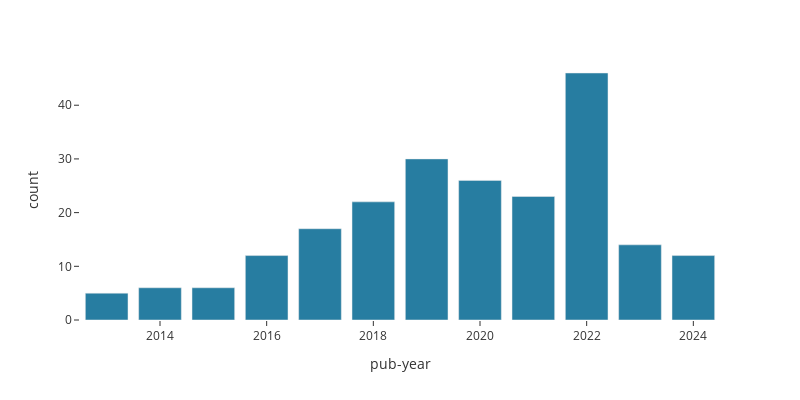

Notebook source saved alongside this figure:
### Code cell
fig = px.bar(
    year_counts,
    x="pub-year",
    y="count",
    width=800,
    height=400,
    template=CHART_LAYOUT.template.value
)

fig.show()

### Figure 1 — Plotly figure (JSON) as saved in the notebook; plotly's stock layout.template omitted (floating-point values rounded to 4 significant figures)
{"data": [{"alignmentgroup": "True", "hovertemplate": "pub-year=%{x}<br>count=%{y}<extra></extra>", "legendgroup": "", "marker": {"color": "#277da1", "pattern": {"shape": ""}}, "name": "", "offsetgroup": "", "orientation": "v", "showlegend": false, "textposition": "auto", "type": "bar", "x": [2013, 2014, 2015, 2016, 2017, 2018, 2019, 2020, 2021, 2022, 2023, 2024], "xaxis": "x", "y": [5, 6, 6, 12, 17, 22, 30, 26, 23, 46, 14, 12], "yaxis": "y"}], "layout": {"barmode": "relative", "height": 400, "legend": {"tracegroupgap": 0}, "margin": {"t": 60}, "width": 800, "xaxis": {"anchor": "y", "domain": [0, 1], "title": {"text": "pub-year"}}, "yaxis": {"anchor": "x", "domain": [0, 1], "title": {"text": "count"}}}}
